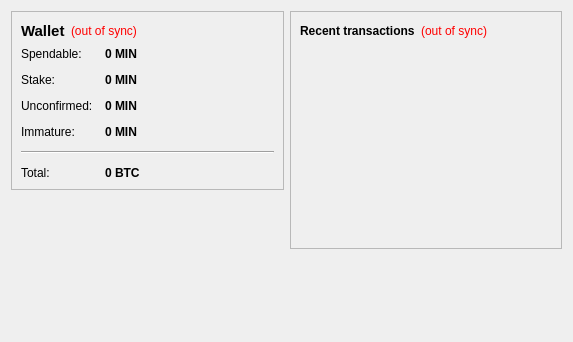
<?xml version="1.0" encoding="UTF-8"?>
<ui version="4.0">
 <class>OverviewPage</class>
 <widget class="QWidget" name="OverviewPage">
  <property name="geometry">
   <rect>
    <x>0</x>
    <y>0</y>
    <width>573</width>
    <height>342</height>
   </rect>
  </property>
  <property name="windowTitle">
   <string>Form</string>
  </property>
  <layout class="QHBoxLayout" name="horizontalLayout" stretch="1,1">
   <item>
    <layout class="QVBoxLayout" name="verticalLayout_2">
     <item>
      <widget class="QFrame" name="frame">
       <property name="frameShape">
        <enum>QFrame::StyledPanel</enum>
       </property>
       <property name="frameShadow">
        <enum>QFrame::Raised</enum>
       </property>
       <layout class="QVBoxLayout" name="verticalLayout_4">
        <item>
         <layout class="QHBoxLayout" name="horizontalLayout_4">
          <item>
           <widget class="QLabel" name="label_5">
            <property name="font">
             <font>
              <pointsize>11</pointsize>
              <weight>75</weight>
              <bold>true</bold>
             </font>
            </property>
            <property name="text">
             <string>Wallet</string>
            </property>
           </widget>
          </item>
          <item>
           <widget class="QLabel" name="labelWalletStatus">
            <property name="toolTip">
             <string>The displayed information may be out of date. Your wallet automatically synchronizes with the MiningEth network after a connection is established, but this process has not completed yet.</string>
            </property>
            <property name="styleSheet">
             <string notr="true">QLabel { color: red; }</string>
            </property>
            <property name="text">
             <string notr="true">(out of sync)</string>
            </property>
            <property name="alignment">
             <set>Qt::AlignLeading|Qt::AlignLeft|Qt::AlignVCenter</set>
            </property>
           </widget>
          </item>
          <item>
           <spacer name="horizontalSpacer_2">
            <property name="orientation">
             <enum>Qt::Horizontal</enum>
            </property>
            <property name="sizeHint" stdset="0">
             <size>
              <width>40</width>
              <height>20</height>
             </size>
            </property>
           </spacer>
          </item>
         </layout>
        </item>
        <item>
         <layout class="QFormLayout" name="formLayout_2">
          <property name="fieldGrowthPolicy">
           <enum>QFormLayout::AllNonFixedFieldsGrow</enum>
          </property>
          <property name="horizontalSpacing">
           <number>12</number>
          </property>
          <property name="verticalSpacing">
           <number>12</number>
          </property>
          <item row="0" column="0">
           <widget class="QLabel" name="label">
            <property name="text">
             <string>Spendable:</string>
            </property>
           </widget>
          </item>
          <item row="0" column="1">
           <widget class="QLabel" name="labelBalance">
            <property name="font">
             <font>
              <weight>75</weight>
              <bold>true</bold>
             </font>
            </property>
            <property name="cursor">
             <cursorShape>IBeamCursor</cursorShape>
            </property>
            <property name="toolTip">
             <string>Your current spendable balance</string>
            </property>
            <property name="text">
             <string notr="true">0 MIN</string>
            </property>
            <property name="textInteractionFlags">
             <set>Qt::LinksAccessibleByMouse|Qt::TextSelectableByKeyboard|Qt::TextSelectableByMouse</set>
            </property>
           </widget>
          </item>
          <item row="1" column="0">
           <widget class="QLabel" name="label_6">
            <property name="text">
             <string>Stake:</string>
            </property>
           </widget>
          </item>
          <item row="1" column="1">
           <widget class="QLabel" name="labelStake">
            <property name="font">
             <font>
              <weight>75</weight>
              <bold>true</bold>
             </font>
            </property>
            <property name="cursor">
             <cursorShape>IBeamCursor</cursorShape>
            </property>
            <property name="toolTip">
             <string>Total of coins that was staked, and do not yet count toward the current balance</string>
            </property>
            <property name="text">
             <string notr="true">0 MIN</string>
            </property>
            <property name="textInteractionFlags">
             <set>Qt::LinksAccessibleByMouse|Qt::TextSelectableByKeyboard|Qt::TextSelectableByMouse</set>
            </property>
           </widget>
          </item>
          <item row="2" column="0">
           <widget class="QLabel" name="label_3">
            <property name="text">
             <string>Unconfirmed:</string>
            </property>
           </widget>
          </item>
          <item row="2" column="1">
           <widget class="QLabel" name="labelUnconfirmed">
            <property name="font">
             <font>
              <weight>75</weight>
              <bold>true</bold>
             </font>
            </property>
            <property name="cursor">
             <cursorShape>IBeamCursor</cursorShape>
            </property>
            <property name="toolTip">
             <string>Total of transactions that have yet to be confirmed, and do not yet count toward the current balance</string>
            </property>
            <property name="text">
             <string notr="true">0 MIN</string>
            </property>
            <property name="textInteractionFlags">
             <set>Qt::LinksAccessibleByMouse|Qt::TextSelectableByKeyboard|Qt::TextSelectableByMouse</set>
            </property>
           </widget>
          </item>
          <item row="3" column="0">
           <widget class="QLabel" name="labelImmatureText">
            <property name="text">
             <string>Immature:</string>
            </property>
           </widget>
          </item>
          <item row="3" column="1">
           <widget class="QLabel" name="labelImmature">
            <property name="font">
             <font>
              <weight>75</weight>
              <bold>true</bold>
             </font>
            </property>
            <property name="toolTip">
             <string>Mined balance that has not yet matured</string>
            </property>
            <property name="text">
             <string notr="true">0 MIN</string>
            </property>
            <property name="textInteractionFlags">
             <set>Qt::LinksAccessibleByMouse|Qt::TextSelectableByKeyboard|Qt::TextSelectableByMouse</set>
            </property>
           </widget>
          </item>
          <item row="4" column="0" colspan="2">
           <widget class="Line" name="line">
            <property name="orientation">
             <enum>Qt::Horizontal</enum>
            </property>
           </widget>
          </item>
          <item row="5" column="0">
           <widget class="QLabel" name="labelTotalText">
            <property name="text">
             <string>Total:</string>
            </property>
           </widget>
          </item>
          <item row="5" column="1">
           <widget class="QLabel" name="labelTotal">
            <property name="font">
             <font>
              <weight>75</weight>
              <bold>true</bold>
             </font>
            </property>
            <property name="cursor">
             <cursorShape>IBeamCursor</cursorShape>
            </property>
            <property name="toolTip">
             <string>Your current total balance</string>
            </property>
            <property name="text">
             <string notr="true">0 BTC</string>
            </property>
            <property name="textInteractionFlags">
             <set>Qt::LinksAccessibleByMouse|Qt::TextSelectableByKeyboard|Qt::TextSelectableByMouse</set>
            </property>
           </widget>
          </item>
         </layout>
        </item>
       </layout>
      </widget>
     </item>
     <item>
      <spacer name="verticalSpacer">
       <property name="orientation">
        <enum>Qt::Vertical</enum>
       </property>
       <property name="sizeHint" stdset="0">
        <size>
         <width>20</width>
         <height>40</height>
        </size>
       </property>
      </spacer>
     </item>
    </layout>
   </item>
   <item>
    <layout class="QVBoxLayout" name="verticalLayout_3">
     <item>
      <widget class="QFrame" name="frame_2">
       <property name="frameShape">
        <enum>QFrame::StyledPanel</enum>
       </property>
       <property name="frameShadow">
        <enum>QFrame::Raised</enum>
       </property>
       <layout class="QVBoxLayout" name="verticalLayout">
        <item>
         <layout class="QHBoxLayout" name="horizontalLayout_2">
          <item>
           <widget class="QLabel" name="label_4">
            <property name="text">
             <string>&lt;b&gt;Recent transactions&lt;/b&gt;</string>
            </property>
           </widget>
          </item>
          <item>
           <widget class="QLabel" name="labelTransactionsStatus">
            <property name="toolTip">
             <string>The displayed information may be out of date. Your wallet automatically synchronizes with the MiningEth network after a connection is established, but this process has not completed yet.</string>
            </property>
            <property name="styleSheet">
             <string notr="true">QLabel { color: red; }</string>
            </property>
            <property name="text">
             <string notr="true">(out of sync)</string>
            </property>
            <property name="alignment">
             <set>Qt::AlignRight|Qt::AlignTrailing|Qt::AlignVCenter</set>
            </property>
           </widget>
          </item>
          <item>
           <spacer name="horizontalSpacer">
            <property name="orientation">
             <enum>Qt::Horizontal</enum>
            </property>
            <property name="sizeHint" stdset="0">
             <size>
              <width>40</width>
              <height>20</height>
             </size>
            </property>
           </spacer>
          </item>
         </layout>
        </item>
        <item>
         <widget class="QListView" name="listTransactions">
          <property name="styleSheet">
           <string notr="true">QListView { background: transparent; }</string>
          </property>
          <property name="frameShape">
           <enum>QFrame::NoFrame</enum>
          </property>
          <property name="verticalScrollBarPolicy">
           <enum>Qt::ScrollBarAlwaysOff</enum>
          </property>
          <property name="horizontalScrollBarPolicy">
           <enum>Qt::ScrollBarAlwaysOff</enum>
          </property>
          <property name="selectionMode">
           <enum>QAbstractItemView::NoSelection</enum>
          </property>
         </widget>
        </item>
       </layout>
      </widget>
     </item>
     <item>
      <spacer name="verticalSpacer_2">
       <property name="orientation">
        <enum>Qt::Vertical</enum>
       </property>
       <property name="sizeHint" stdset="0">
        <size>
         <width>20</width>
         <height>40</height>
        </size>
       </property>
      </spacer>
     </item>
    </layout>
   </item>
  </layout>
 </widget>
 <resources/>
 <connections/>
</ui>
